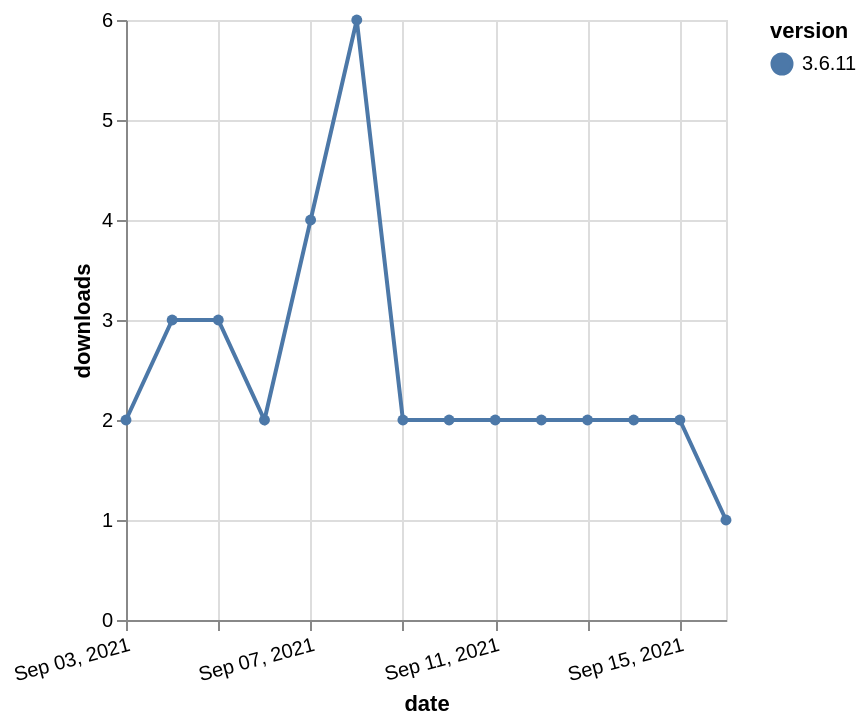

Source (Vega-Lite JSON):
### Vega-Lite specification from a JSON file in a GitHub repository (floating-point values rounded to 4 significant figures)
{"$schema": "https://vega.github.io/schema/vega-lite/v5.json", "description": "A simple bar chart with embedded data.", "data": {"values": [{"date": "2021-09-03", "total": 2545, "delta": 2, "version": "3.6.11"}, {"date": "2021-09-04", "total": 2548, "delta": 3, "version": "3.6.11"}, {"date": "2021-09-05", "total": 2551, "delta": 3, "version": "3.6.11"}, {"date": "2021-09-06", "total": 2553, "delta": 2, "version": "3.6.11"}, {"date": "2021-09-07", "total": 2557, "delta": 4, "version": "3.6.11"}, {"date": "2021-09-08", "total": 2563, "delta": 6, "version": "3.6.11"}, {"date": "2021-09-09", "total": 2565, "delta": 2, "version": "3.6.11"}, {"date": "2021-09-10", "total": 2567, "delta": 2, "version": "3.6.11"}, {"date": "2021-09-11", "total": 2569, "delta": 2, "version": "3.6.11"}, {"date": "2021-09-12", "total": 2571, "delta": 2, "version": "3.6.11"}, {"date": "2021-09-13", "total": 2573, "delta": 2, "version": "3.6.11"}, {"date": "2021-09-14", "total": 2575, "delta": 2, "version": "3.6.11"}, {"date": "2021-09-15", "total": 2577, "delta": 2, "version": "3.6.11"}, {"date": "2021-09-16", "total": 2578, "delta": 1, "version": "3.6.11"}]}, "width": "container", "mark": {"type": "line", "point": {"filled": true}}, "encoding": {"x": {"field": "date", "type": "temporal", "timeUnit": "yearmonthdate", "title": "date", "axis": {"labelAngle": -15}}, "y": {"field": "delta", "type": "quantitative", "title": "downloads"}, "color": {"field": "version", "type": "nominal"}, "tooltip": {"field": "delta"}}}
